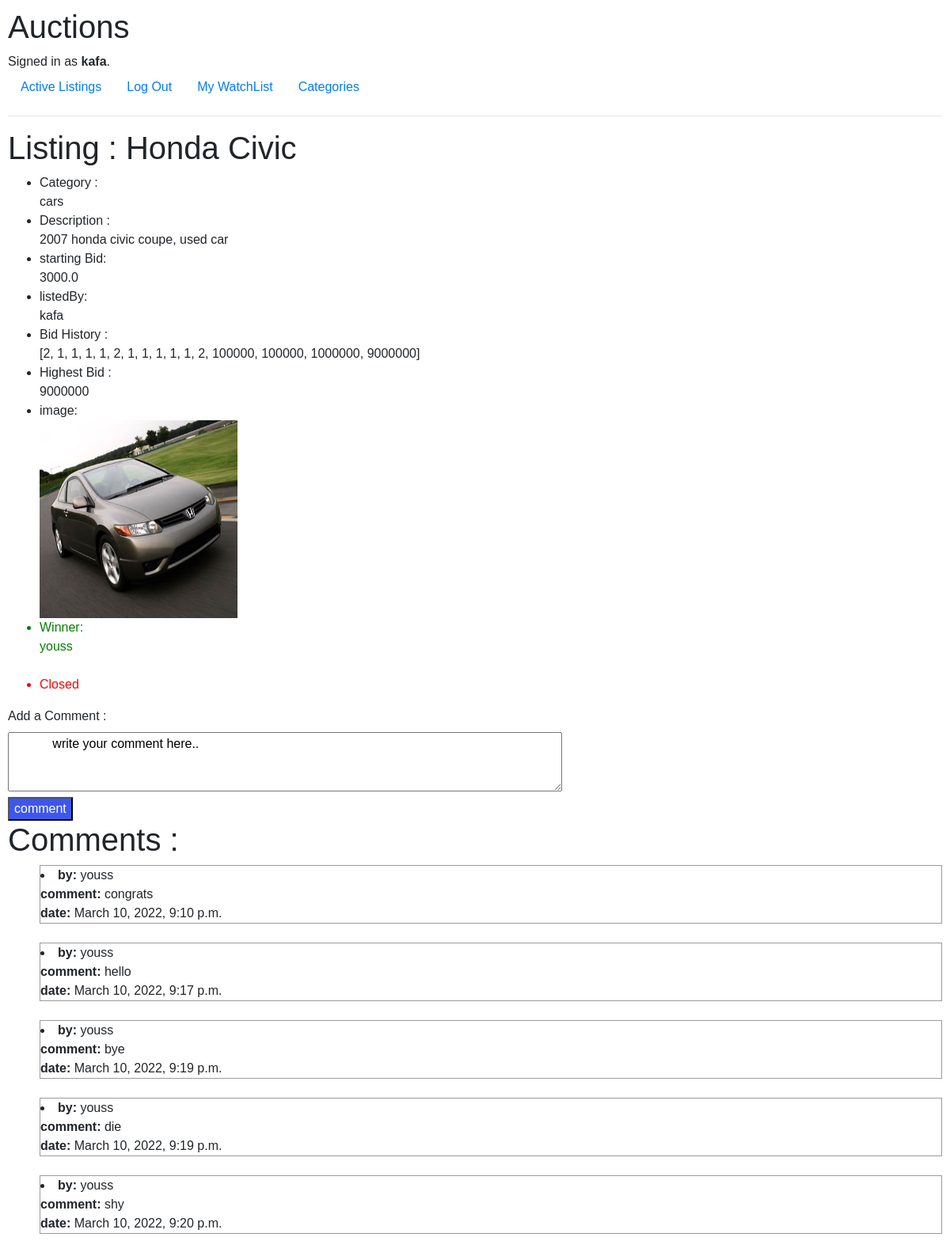
/listingMainPage/9 (signed in), run on the app's committed database.
### auctions/models.py (models this page shows)
class User(AbstractUser):
    pass

class Listing(models.Model):
    title= models.TextField(null=True, blank=True)
    category= models.TextField(null=True, blank=True)
    description= models.TextField(null=True, blank=True)
    startingBid=models.FloatField(null=True, blank=True)
    image=models.ImageField( null=True, blank=True, upload_to='images/')
    winner=models.ForeignKey(to=User,default=DEFAULT_CASE_ID,on_delete = models.SET_DEFAULT, null = True, related_name='winner')
    closedDate=models.TextField(null=True, blank=True)
    closed=models.BooleanField(default=False)
    user=models.ForeignKey(to=User, on_delete=models.CASCADE, null=True)

class Comment(models.Model):
    commentString=models.TextField(null=True, blank=True)
    user=models.ForeignKey(to=User,on_delete=models.CASCADE, null=True)
    listing=models.ForeignKey(to=Listing, on_delete=models.CASCADE, null=True)
    date = models.DateTimeField(auto_now_add=True, blank=True)

### auctions/views.py (the view)
# urls.py: path("listingMainPage/<str:listingId>", views.listingMainPage,name="listingMainPage"),
def listingMainPage(request, listingId):
    lis =Listing.objects.get(id=listingId)
    listingBids=Bid.objects.filter(listing=lis)
    listingComments=Comment.objects.filter(listing=lis)
    bidHistory=[]
    for n in listingBids:
      bidHistory.append(n.amount)
      lis.bidHistory=bidHistory
      if(len(bidHistory) != 0):
          lis.lastBid=max(bidHistory)
    user=utils.get_user(lis.user_id)
    return render(request, "auctions/listingMainPage.html", {"lis":lis, "Cuser":request.user, "comments":listingComments})

### auctions/utils.py (called while the page is built)
def get_user(id):
   obj=User.objects.get(pk=id)
   return obj

### auctions/templates/auctions/listingMainPage.html (shortened to what this page needs)
{% extends "auctions/layout.html" %}
{% load static %}
{% block body %}
  <h1>Listing : {{lis.title}}</h1>
  <ul>
      <li>Category :<br> {{lis.category}}</li>
      <li>Description :<br> {{lis.description}}</li>
      <li>starting Bid:<br> {{lis.startingBid}}</li>
      <li>listedBy:<br> {{Cuser.username}}</li>
      <li> Bid History :<br> {{lis.bidHistory}} <br></li>
      <li> Highest Bid :<br> {{lis.lastBid}} <br></li>
      <li>image: <br>
        {% if lis.image %}
         <img src="{{lis.image.url}}" alt="Bid pic" width="250" height="250"></li>
         {% else %}
            no image
        {%endif %}
      {% if lis.closed %}
      <li style="color:green">Winner: <br> {{ lis.winner}} </li>
           <br>
      <li style="color:red"> Closed </li>
      {% endif %}
     </ul>
     <div>
      <form action="{% url 'saveComment' %}" method="post" enctype='multipart/form-data'>
          <label for="comment">Add a Comment :</label>
          <br>
          <textarea  name="comment" onfocus="this.value=''" style="width:700px; height:75px">
            write your comment here..
          </textarea>
          <br>
          <input type="submit" name="submit" value="comment" style="color:rgb(255, 255, 255); background-color: #3d57ec;">
      </form>
       <h1>Comments : </h1>
       <ul>
        {% for comment in comments %}
         <li style=" list-style-position:inside;
         border: 1px solid rgb(155, 155, 155);">
          <b>by:</b> {{comment.user}}<br>
          <b>comment:   </b> {{comment.commentString}}<br>
           <b>date:    </b> {{comment.date}}
         </li>
         <br>
         {% empty %}
         <h2>There is no comments available.</h2>
         {% endfor %}
       </ul>
     </div>
{% endblock %}

### auctions/templates/auctions/layout.html (shortened to what this page needs)
{% load static %}
<!DOCTYPE html>
<html lang="en">
    <head>
        <link rel="stylesheet" href="https://stackpath.bootstrapcdn.com/bootstrap/4.4.1/css/bootstrap.min.css">
        <link href="{% static 'auctions/styles.css' %}" rel="stylesheet">
    </head>
    <body>
        <h1>Auctions</h1>
        <div>
            {% if user.is_authenticated %}
                Signed in as <strong>{{ user.username }}</strong>.
            {% else %}
                Not signed in.
            {% endif %}
        </div>
        <ul class="nav">
            <li class="nav-item">
                <a class="nav-link" href="{% url 'index' %}">Active Listings</a>
            </li>
            {% if user.is_authenticated %}
                <li class="nav-item">
                    <a class="nav-link" href="{% url 'logout' %}">Log Out</a>
                </li>
                <li class="nav-item">
                    <a class="nav-link" href="{% url 'watchList' %}">My WatchList</a>
                </li>
                <li class="nav-item">
                    <a class="nav-link" href="#">Categories</a>
                </li>
            {% endif %}
        </ul>
        <hr>
        {% block body %}
        {% endblock %}
    </body>
</html>

### auctions/static/auctions/styles.css (style rules this page uses)
body { padding: 10px; font-family: helvetica; }

### data on the page
User: username "kafa"
Listing: title "Honda Civic", category "cars", description "2007 honda civic coupe, used car", startingBid "3000.0", bidHistory "[2, 1, 1, 1, 1, 2, 1, 1, 1, 1, 1, 2, 100000, 100000, 1000000, 9000000]", lastBid "9000000", image (picture), winner "youss"
Comment: user "youss", commentString "congrats", date "March 10, 2022, 9:10 p.m."
Comment: user "youss", commentString "hello", date "March 10, 2022, 9:17 p.m."
Comment: user "youss", commentString "bye", date "March 10, 2022, 9:19 p.m."
Comment: user "youss", commentString "die", date "March 10, 2022, 9:19 p.m."
Comment: user "youss", commentString "shy", date "March 10, 2022, 9:20 p.m."
